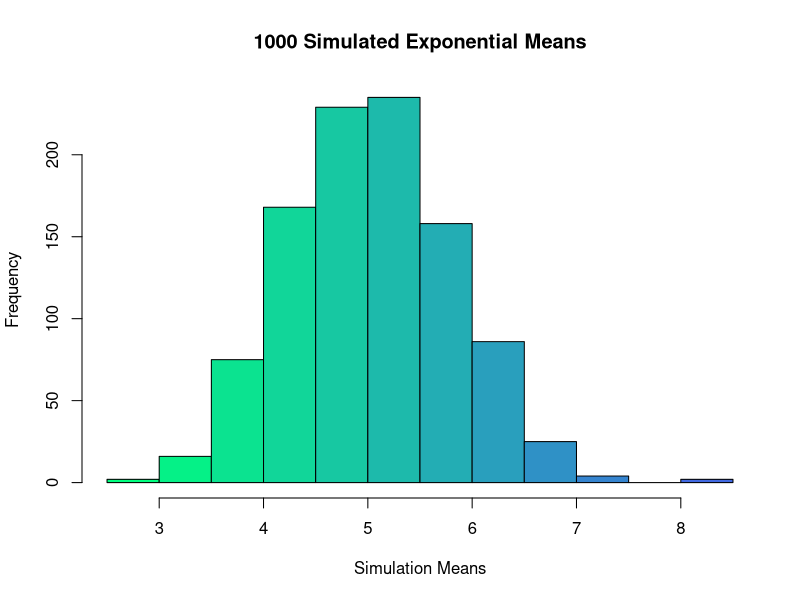
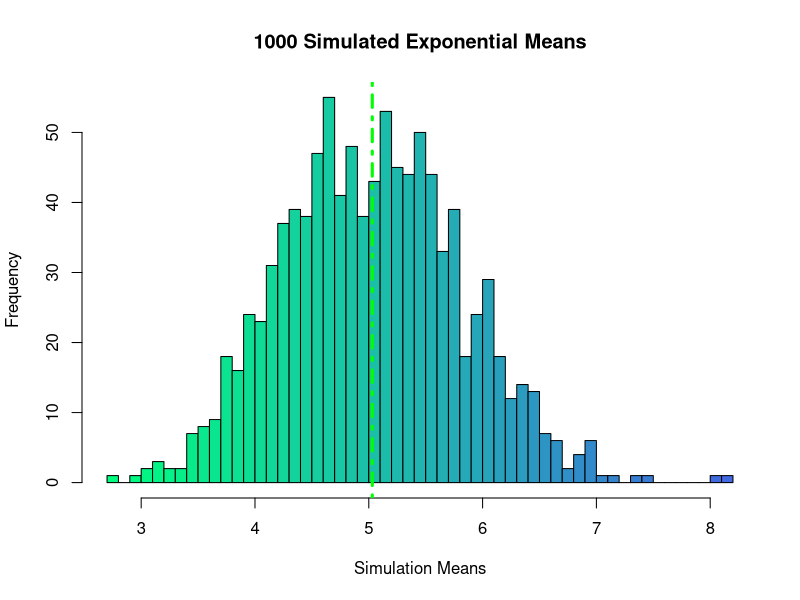
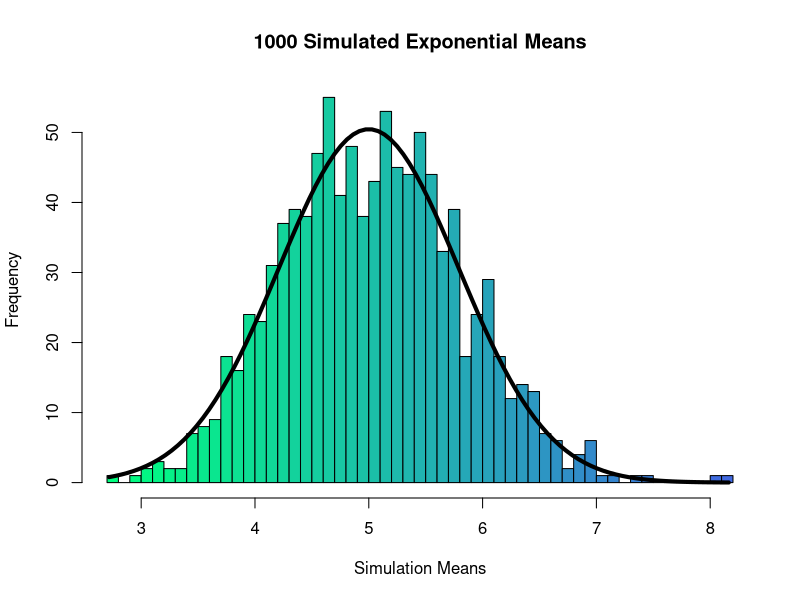

R code for these plots, in order:
## ---- chunk 1
knitr::opts_chunk$set(echo = TRUE)
## ---- chunk 2
set.seed(1980)
lambda = 0.2
n = 40
simulations = 1000

exponential_distribution_simulation <- rexp(n,lambda)

mean_exponential_distribution = 1/lambda

standard_deviation = 1/lambda
## ---- chunk 3
#simulate the exponentials

sim_exp <- replicate(simulations,rexp(n,lambda))

#calculate the mean of exponentials

mean_exp <- apply(sim_exp,2,mean)
## ---- chunk 4
library(grDevices)
colfunc<-colorRampPalette(c("springgreen","royalblue")) #create a gradient color, just because it looks nicer than the block colors
hist(mean_exp,main = "1000 Simulated Exponential Means",xlab="Simulation Means",col=colfunc(12))
## ---- chunk 5
sample_mean = mean(mean_exp)

#result is 5.030016
## ---- chunk 6
hist(mean_exp,main = "1000 Simulated Exponential Means",xlab="Simulation Means",col=colfunc(55),breaks=40)
abline(v=sample_mean,lwd="3",col="green",lty=4)
## ---- chunk 7
sim_sd <- sd(mean_exp)
sim_var <- sim_sd^2

theory_sd <- (1/lambda)/sqrt(n)
theory_var <- theory_sd^2
## ---- chunk 8
print(paste("Theoretical standard deviation: ",theory_sd, "vs. Simulated standard deviation: ",sim_sd))

print(paste("Theoretical variance: ",theory_var, "vs. Simulated variance: ",sim_var))
## ---- chunk 9
hist(mean_exp,main = "1000 Simulated Exponential Means",xlab="Simulation Means",col=colfunc(55),breaks=40)

x <- seq(min(mean_exp),max(mean_exp),length=100)
y <- dnorm(x, mean = 1/lambda, sd = theory_sd)

lines(x,y*100,col="black",lty=1,lwd=4)
